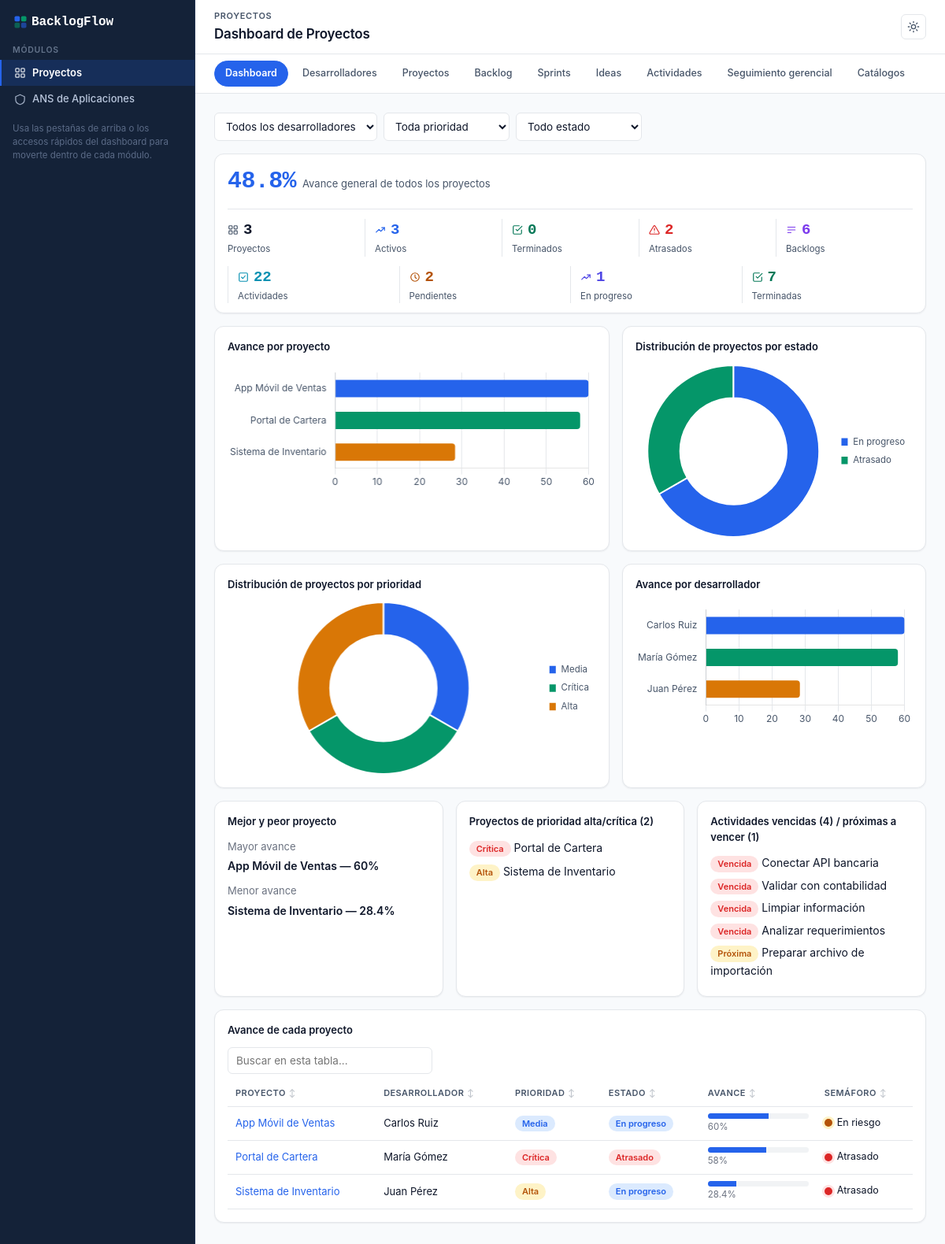
The page / on the database its author committed.
### tables this page shows
CREATE TABLE projects (
    id INT UNSIGNED AUTO_INCREMENT PRIMARY KEY,
    name VARCHAR(150) NOT NULL,
    developer_id INT UNSIGNED NOT NULL COMMENT 'Primary responsible developer',
    description TEXT NULL,
    start_date DATE NULL,
    estimated_end_date DATE NULL,
    actual_end_date DATE NULL,
    priority_id TINYINT UNSIGNED NOT NULL,
    sprint_duration_days SMALLINT UNSIGNED NOT NULL DEFAULT 8 COMMENT 'Cycle length in days between backlog review meetings with process owners',
    status_id TINYINT UNSIGNED NOT NULL,
    notes TEXT NULL,
    created_at TIMESTAMP NOT NULL DEFAULT CURRENT_TIMESTAMP,
    updated_at TIMESTAMP NOT NULL DEFAULT CURRENT_TIMESTAMP ON UPDATE CURRENT_TIMESTAMP,
    CONSTRAINT fk_projects_developer FOREIGN KEY (developer_id) REFERENCES developers(id) ON DELETE RESTRICT,
    CONSTRAINT fk_projects_priority FOREIGN KEY (priority_id) REFERENCES cat_priorities(id) ON DELETE RESTRICT,
    CONSTRAINT fk_projects_status FOREIGN KEY (status_id) REFERENCES cat_project_statuses(id) ON DELETE RESTRICT
);

CREATE TABLE cat_priorities (
    id TINYINT UNSIGNED PRIMARY KEY,
    code VARCHAR(20) NOT NULL UNIQUE,         
    sort_order TINYINT UNSIGNED NOT NULL
);

CREATE TABLE activities (
    id INT UNSIGNED AUTO_INCREMENT PRIMARY KEY,
    backlog_item_id INT UNSIGNED NOT NULL,
    developer_id INT UNSIGNED NOT NULL,
    name VARCHAR(200) NOT NULL,
    description TEXT NULL,
    type_id TINYINT UNSIGNED NULL,
    priority_id TINYINT UNSIGNED NOT NULL,
    status_id TINYINT UNSIGNED NOT NULL COMMENT 'Manually editable status; system-suggested status is computed in PHP from progress/due date',
    start_date DATE NULL,
    due_date DATE NULL,
    end_date DATE NULL,
    progress_percent TINYINT UNSIGNED NOT NULL DEFAULT 0 COMMENT '0-100, the only manually entered progress value in the whole module',
    depends_on_activity_id INT UNSIGNED NULL COMMENT 'Self-reference; a non-completed dependency blocks this activity',
    notes TEXT NULL,
    created_at TIMESTAMP NOT NULL DEFAULT CURRENT_TIMESTAMP,
    updated_at TIMESTAMP NOT NULL DEFAULT CURRENT_TIMESTAMP ON UPDATE CURRENT_TIMESTAMP,
    CONSTRAINT fk_activities_backlog FOREIGN KEY (backlog_item_id) REFERENCES backlog_items(id) ON DELETE RESTRICT,
    CONSTRAINT fk_activities_developer FOREIGN KEY (developer_id) REFERENCES developers(id) ON DELETE RESTRICT,
    CONSTRAINT fk_activities_type FOREIGN KEY (type_id) REFERENCES cat_activity_types(id) ON DELETE RESTRICT,
    CONSTRAINT fk_activities_priority FOREIGN KEY (priority_id) REFERENCES cat_priorities(id) ON DELETE RESTRICT,
    CONSTRAINT fk_activities_status FOREIGN KEY (status_id) REFERENCES cat_activity_statuses(id) ON DELETE RESTRICT,
    CONSTRAINT fk_activities_dependency FOREIGN KEY (depends_on_activity_id) REFERENCES activities(id) ON DELETE SET NULL,
    CONSTRAINT chk_progress_range CHECK (progress_percent BETWEEN 0 AND 100)
);

CREATE TABLE developers (
    id INT UNSIGNED AUTO_INCREMENT PRIMARY KEY,
    name VARCHAR(120) NOT NULL,
    position VARCHAR(120) NULL,
    status ENUM('active','inactive') NOT NULL DEFAULT 'active',
    start_date DATE NULL,
    notes TEXT NULL,
    created_at TIMESTAMP NOT NULL DEFAULT CURRENT_TIMESTAMP,
    updated_at TIMESTAMP NOT NULL DEFAULT CURRENT_TIMESTAMP ON UPDATE CURRENT_TIMESTAMP
);

CREATE TABLE cat_project_statuses (
    id TINYINT UNSIGNED AUTO_INCREMENT PRIMARY KEY,
    code VARCHAR(30) NOT NULL UNIQUE,
    sort_order TINYINT UNSIGNED NOT NULL
);

### app/Views/projects/dashboard/index.php (the view, shortened to what the rows shown need)
        <?= Charts::horizontalBar(array_combine(
            array_map(fn ($p) => $p['name'], $summary['projects']),
            array_map(fn ($p) => round($p['progress_percent'], 1), $summary['projects'])
        ), '% de avance') ?>
        <?= Charts::donut(array_combine(
            array_map(fn ($k) => Labels::get('project_status', $k), array_keys($summary['status_distribution'])),
            array_values($summary['status_distribution'])
        )) ?>
        <?= Charts::donut(array_combine(
            array_map(fn ($k) => Labels::get('priority', $k), array_keys($summary['priority_distribution'])),
            array_values($summary['priority_distribution'])
        )) ?>
        <?= Charts::horizontalBar($summary['progress_by_developer'], '% de avance') ?>
<div class="three-col">
    <div class="card">
        <p class="card-title">Mejor y peor proyecto</p>
        <?php if ($summary['top_project']): ?>
            <p style="margin:0 0 4px;font-size:13px;color:#6b7280;">Mayor avance</p>
            <p style="margin:0 0 12px;font-weight:600;"><?= htmlspecialchars($summary['top_project']['name']) ?> — <?= round($summary['top_project']['progress_percent'], 1) ?>%</p>
            <p style="margin:0 0 4px;font-size:13px;color:#6b7280;">Menor avance</p>
            <p style="margin:0;font-weight:600;"><?= htmlspecialchars($summary['bottom_project']['name']) ?> — <?= round($summary['bottom_project']['progress_percent'], 1) ?>%</p>
        <?php else: ?>
            <p class="empty-state">Sin proyectos</p>
        <?php endif; ?>
    </div>
    <div class="card">
        <p class="card-title">Proyectos de prioridad alta/crítica (<?= count($summary['high_priority_projects']) ?>)</p>
        <?php foreach (array_slice($summary['high_priority_projects'], 0, 6) as $p): ?>
            <p style="margin:0 0 8px;"><?= Ui::priorityBadge($p['priority_code']) ?> <?= htmlspecialchars($p['name']) ?></p>
        <?php endforeach; ?>
    </div>
    <div class="card">
        <p class="card-title">Actividades vencidas (<?= count($summary['overdue_activities']) ?>) / próximas a vencer (<?= count($summary['due_soon_activities']) ?>)</p>
        <?php foreach (array_slice($summary['overdue_activities'], 0, 5) as $a): ?>
            <p style="margin:0 0 6px;"><span class="badge badge-red">Vencida</span> <?= htmlspecialchars($a['name']) ?></p>
        <?php endforeach; ?>
        <?php foreach (array_slice($summary['due_soon_activities'], 0, 3) as $a): ?>
            <p style="margin:0 0 6px;"><span class="badge badge-yellow">Próxima</span> <?= htmlspecialchars($a['name']) ?></p>
        <?php endforeach; ?>
    </div>
</div>
<div class="card">
    <div class="table-scroll"><table>
        <thead><tr><th>Proyecto</th><th>Desarrollador</th><th>Prioridad</th><th>Estado</th><th>Avance</th><th>Semáforo</th></tr></thead>
        <tbody>
        <?php foreach ($summary['projects'] as $p): ?>
            <tr>
                <td><a href="/index.php?r=projects/projects/view/<?= $p['id'] ?>"><?= htmlspecialchars($p['name']) ?></a></td>
                <td><?= htmlspecialchars($p['developer_name']) ?></td>
                <td><?= Ui::priorityBadge($p['priority_code']) ?></td>
                <td><?= Ui::statusBadge('project_status', $p['status_code']) ?></td>
                <td style="min-width:120px;"><?= Ui::progressBar($p['progress_percent']) ?></td>
                <td><?= Ui::trafficLight($p['traffic_light']) ?></td>
            </tr>
        <?php endforeach; ?>
        </tbody>
    </table></div>
</div>

### app/Helpers/Ui.php (shortened to what the rows shown need)
<?php
class Ui
{
    public static function priorityBadge(?string $code): string
    {
        $class = match ($code) {
            'critical' => 'badge-red',
            'high' => 'badge-yellow',
            'medium' => 'badge-blue',
            default => 'badge-gray',
        };
        return '<span class="badge ' . $class . '">' . htmlspecialchars(Labels::get('priority', $code)) . '</span>';
    }
    public static function statusBadge(string $group, ?string $code): string
    {
        $positive = ['completed'];
        $negative = ['overdue', 'blocked', 'cancelled', 'delayed'];
        $class = match (true) {
            in_array($code, $positive, true) => 'badge-green',
            in_array($code, $negative, true) => 'badge-red',
            $code === 'in_progress' => 'badge-blue',
            default => 'badge-gray',
        };
        return '<span class="badge ' . $class . '">' . htmlspecialchars(Labels::get($group, $code)) . '</span>';
    }
    public static function trafficLight(string $color): string
    {
        $label = Labels::get('traffic_light', $color);
        return '<span class="traffic-light"><span class="traffic-dot traffic-' . htmlspecialchars($color) . '"></span>'
            . htmlspecialchars($label) . '</span>';
    }
    public static function progressBar(float $percent): string
    {
        $percent = max(0, min(100, $percent));
        $completeClass = $percent >= 100 ? ' complete' : '';
        return '<div class="progress-bar"><div class="progress-bar-fill' . $completeClass . '" style="width:' . $percent . '%"></div></div>'
            . '<div style="font-size:11.5px;color:#6b7280;margin-top:2px;">' . round($percent, 1) . '%</div>';
    }
}

### rows shown on the page
projects: name "App Móvil de Ventas", developer.name "Carlos Ruiz", priority.code "Media", status.code "En progreso", percent "60", label "En riesgo"
projects: name "Sistema de Inventario", priority.code "Alta", developer.name "Juan Pérez", status.code "En progreso", percent "28.4", label "Atrasado"
projects: priority.code "Crítica", name "Portal de Cartera", developer.name "María Gómez", status.code "Atrasado", percent "58", label "Atrasado"
activities: name "Conectar API bancaria"
activities: name "Validar con contabilidad"
activities: name "Limpiar información"
activities: name "Analizar requerimientos"
activities: name "Preparar archivo de importación"

### other values the page prints
$pageTitle "Dashboard de Proyectos"
$item['label'] "Dashboard"
$item['label'] "Desarrolladores"
$item['label'] "Proyectos"
$item['label'] "Backlog"
$item['label'] "Sprints"
$item['label'] "Ideas"
$item['label'] "Actividades"
$item['label'] "Seguimiento gerencial"
$item['label'] "Catálogos"
$value "48.8%"
$label "Avance general de todos los proyectos"
$value "3 3 0 2 6 22 2 1 7"
$label "Proyectos Activos Terminados Atrasados Backlogs Actividades Pendientes En progreso Terminadas"
$summary['top_project']['progress_percent'] "60"
